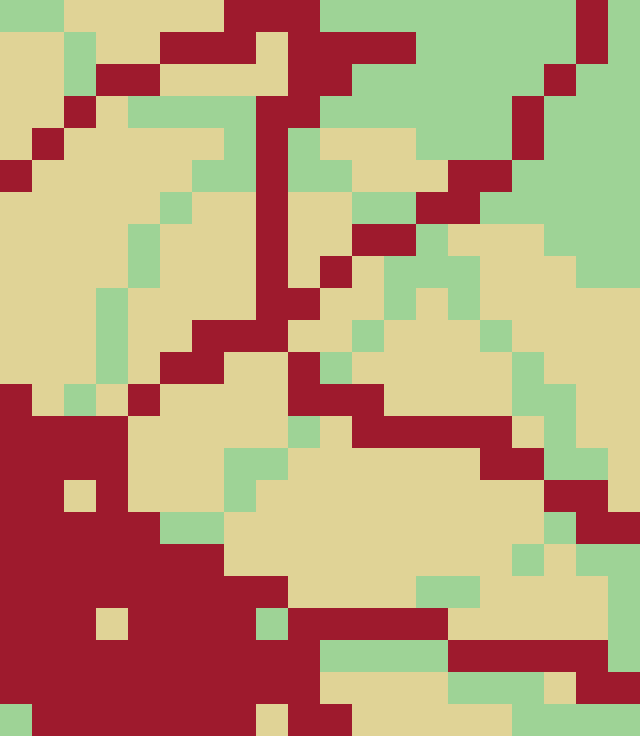

Rendered tile map (Tiled .tmx) drawn with the repository's tilesets; below, a short description and the map source with its tile grids summarised:
An orthogonal 20x23 tile map with 32x32 px tiles, 3 tile layers (Dirt, green, red).

<map version="1.0" orientation="orthogonal" renderorder="right-down" width="20" height="23" tilewidth="32" tileheight="32">
 <properties>
  <property name="interactive" value="true" />
 </properties>
 <tileset firstgid="1" name="32_3_tiles" tilewidth="32" tileheight="32" spacing="1" margin="1">
  <image source="../gfx/png/32_3_tiles.png" trans="ff00ff" width="100" height="34" />
 </tileset>
 <layer name="Dirt" width="20" height="23">
  <data>[460 cells, 460 non-empty, 1 distinct tile ids]</data>
 </layer>
 <layer name="green" width="20" height="23">
  <data>[460 cells, 169 non-empty, 1 distinct tile ids]</data>
 </layer>
 <layer name="red" width="20" height="23">
  <data>[460 cells, 140 non-empty, 1 distinct tile ids]</data>
 </layer>
</map>
